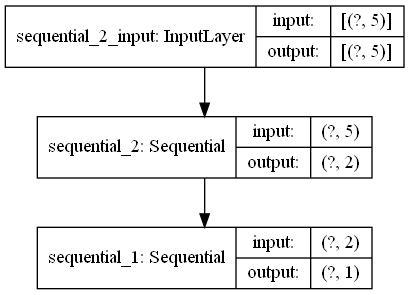

This chart was generated by the following Python code:
#examples of generating random samples
from numpy import zeros
from numpy import ones
from numpy.random import rand 
from numpy.random import randn
from numpy import hstack
from matplotlib import pyplot

def generate_samples(n=100):
    """it is used to generate random samples"""
    X1 = rand(n)-0.5
    X2 = X1*X1
    X1 = X1.reshape(n,1)
    X2 = X2.reshape(n,1)
    return hstack((X1,X2))

data = generate_samples()
pyplot.scatter(data[:,0],data[:,1])
pyplot.show()


#define standalone discriminator model
from tensorflow.keras.models import Sequential
from tensorflow.keras.layers import Dense
from tensorflow.keras.utils import plot_model

def define_discriminator(n_inputs=2):
    """it is the discriminator model used in gan"""
    model = Sequential()
    model.add(Dense(25,activation='relu',kernel_initializer='he_uniform',input_dim=n_inputs))
    model.add(Dense(1,activation='sigmoid'))
    model.compile(loss='binary_crossentropy',optimizer='adam',metrics=['accuracy'])
    return model

# model = define_discriminator()
# model.summary()
# plot_model(model,to_file='discriminator1d.png',show_shapes=True, show_layer_names=True)

def generate_real_samples(n):
    """function to be used to generated real samples"""
    X1 = rand(n)-0.5
    X2 = X1*X1
    X1 = X1.reshape(n,1)
    X2 = X2.reshape(n,1)
    X = hstack((X1,X2))
    y = ones((n,1))
    return X,y

def generate_fake_samples(n):
    """used to generate fake samples"""
    X1 = -1+rand(n)*2
    X2 = -1+rand(n)*2
    X1 = X1.reshape(n,1)
    X2 = X2.reshape(n,1)
    X = hstack((X1,X2))
    y = zeros((n,1))
    return X,y

def train_discriminator(model,n_epochs=1000,n_batches=128):
    """It is used to train the discriminator model"""
    half_batch = int(n_batches/2)
    for i in range(n_epochs):
        X_real, y_real = generate_real_samples(half_batch)
        model.train_on_batch(X_real,y_real)
        X_fake, y_fake = generate_fake_samples(half_batch)
        model.train_on_batch(X_fake,y_fake)
        #evaluate the model
        _,acc_real = model.evaluate(X_real,y_real,verbose=0)
        _,acc_fake = model.evaluate(X_fake,y_fake,verbose=0)
        print(i,acc_real,acc_fake)

# model = define_discriminator()
# train_discriminator(model)


# define the standalone generator model
def define_generator(latent_dim, n_outputs=2):
    model = Sequential()
    model.add(Dense(15, activation='relu', kernel_initializer='he_uniform', input_dim=latent_dim))
    model.add(Dense(n_outputs, activation='linear'))
    return model

def generate_latent_points(latent_dim, n):
    x_input = randn(latent_dim*n)
    x_input = x_input.reshape(n,latent_dim)
    return x_input

def generate_fake_samples(generator, latent_dim, n):
    x_input = generate_latent_points(latent_dim,n)
    X = generator.predict(x_input)
    pyplot.scatter(X[:,0],X[:,1])
    pyplot.show()


latent_dim = 5
model = define_generator(latent_dim)
generate_fake_samples(model,latent_dim,100)

#define the combined gan model
def define_gan(generator, discriminator):
    discriminator.trainable=False 
    model = Sequential()
    model.add(generator)
    model.add(discriminator)
    model.compile(loss='binary_crossentropy', optimizer='adam')
    return model

discriminator = define_discriminator()
generator = define_generator(latent_dim)
gan_model = define_gan(generator,discriminator)
gan_model.summary()
plot_model(gan_model,to_file='gan_1d.png',show_shapes=True,show_layer_names=True)

def generate_fake_samples(generator, latent_dim, n):
    x_input = generate_latent_points(latent_dim,n)
    X = generator.predict(x_input)
    y = zeros((n,1))
    return X,y

def summarize_performance(epoch, generator, discriminator, latent_dim, n=100):
    x_real, y_real = generate_real_samples(n)
    _, acc_real = discriminator.evaluate(x_real, y_real, verbose=0)
    X_fake, y_fake = generate_fake_samples(generator, latent_dim, n)
    _, acc_fake = discriminator.evaluate(X_fake, y_fake, verbose=0)
    print(epoch, acc_real, acc_fake)
    pyplot.scatter(x_real[:,0],x_real[:,1],color='red')
    pyplot.scatter(X_fake[:,0],X_fake[:,1],color='blue')
    filename = 'generated_plot_e%03d.png' % (epoch+1)
    pyplot.savefig(filename)
    pyplot.close()     


def train(g_model, d_model, gan_model, latent_dim, n_epochs=10000, n_batches=128,n_eval=2000):
    half_batch = int(n_batches/2) 
    for i in range(n_epochs):
        x_real, y_real = generate_real_samples(half_batch)
        x_fake, y_fake = generate_fake_samples(g_model, latent_dim, half_batch)
        d_model.train_on_batch(x_real,y_real)
        d_model.train_on_batch(x_fake,y_fake)
        x_gan = generate_latent_points(latent_dim, n_batches)
        y_gan = ones((n_batches,1))
        gan_model.train_on_batch(x_gan,y_gan)

        if((i+1)%n_eval==0):
            summarize_performance(i, g_model, d_model, latent_dim)

train(generator,discriminator,gan_model,latent_dim)













